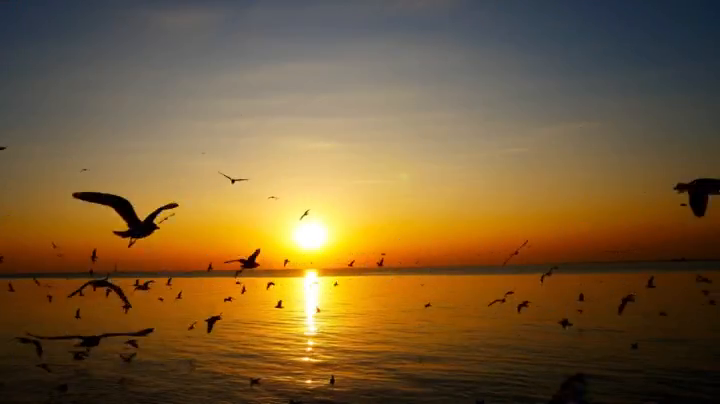
#> input picture frame 60 of input/seagull_compressed.mp4, 720 x 404 px
$ python vid2vid.py
#> lines starting #> are read from the running program, lines starting #| are printed output that depends on the picture
import cv2
import numpy as np
import timeit
from tqdm import tqdm
from PIL import Image,ImageDraw,ImageFont


def main(input_file,output_file,col_nums=150):
#> called with input_file = 'input/seagull_compressed.mp4', output_file = 'data/vid2vid_output.mp4', col_nums = 150
    CHAR_LIST = "$@B%8&WM#*oahkbdpqwmZO0QLCJUYXzcvunxrjft/\|()1{}[]?-_+~<>i!lI;:,\"^`'."
    font = ImageFont.truetype("font/arial-unicode.ttf",size=25)
    _,_,char_width, char_height = font.getbbox("A")
    cap = cv2.VideoCapture(input_file)
    fps = 10
    number_of_frames = int(cap.get(cv2.CAP_PROP_FRAME_COUNT))
    print("Number of frames: ", str(number_of_frames))
    pbar_total =number_of_frames
    pbar = tqdm(total=pbar_total, desc="Generating",ncols=100)
    success, image = cap.read()
#> image is the input picture: shape (404, 720, 3); mean B, G, R 53.5, 92.7, 120.6
    height,width,channels=image.shape
#> height = 404; width = 720; channels = 3
    cell_width=width/col_nums
#> cell_width = 4.8
    cell_height=2*cell_width
#> cell_height = 9.6
    row_nums=int(height/cell_height)
#> row_nums = 42
    out_width = char_width * col_nums
    out_height = char_height * row_nums
#> out_height = 1008
    while cap.isOpened():
        flag, frame = cap.read()
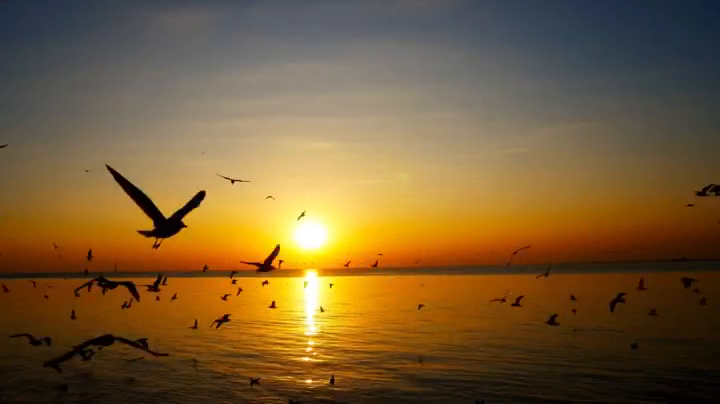
#> input picture frame 61 of input/seagull_compressed.mp4, 720 x 404 px
#> frame is the input picture: shape (404, 720, 3); mean B, G, R 53.3, 92.7, 120.5

        if flag:
            image = frame
        else:
            break

        out_image = Image.new("RGB", (out_width, out_height),)
#> out_image: PIL image 2550x1008 RGB; every value is 0
        draw = ImageDraw.Draw(out_image)

        for i in range(0,row_nums):
            for j in range(0,col_nums):
                sub_img=image[int(i*cell_height):int((i+1)*cell_height),int(j*cell_width):int((j+1)*cell_width)]
                avg_color=sub_img.mean(axis=0).mean(axis=0)
                avg_color=tuple(np.int32(avg_color))
                char = CHAR_LIST[int(np.mean(sub_img)/255*len(CHAR_LIST))-1]
                draw.text((j * char_width, i * char_height), char, fill=avg_color, font=font)

        out_image = np.array(out_image)
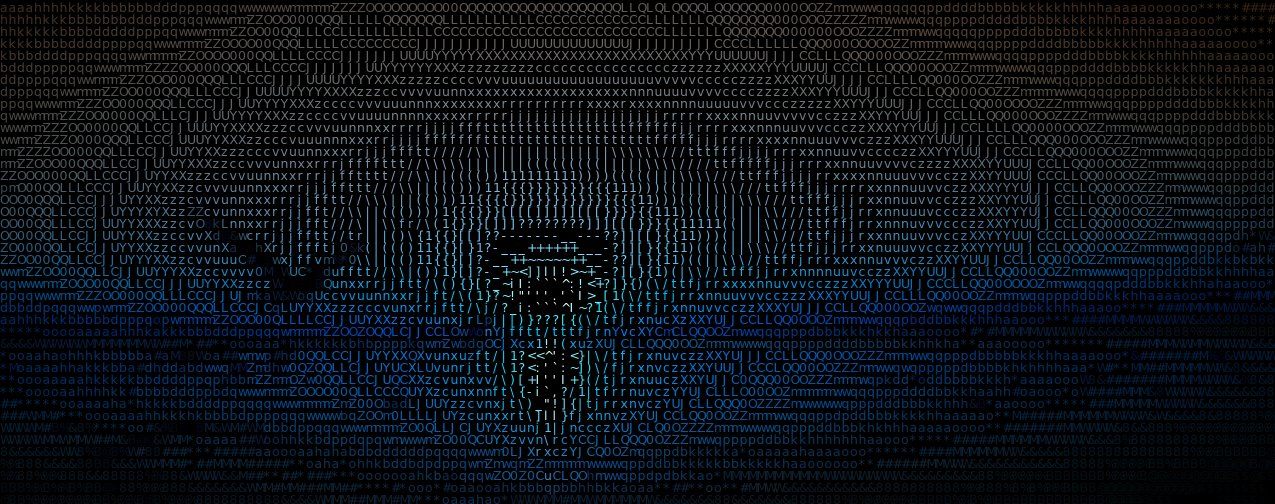
#> out_image: shape (1008, 2550, 3) (shown at 1/2 size); mean R, G, B 9.7, 17.1, 22.8
        try:
            out
        except:
            out = cv2.VideoWriter(output_file, cv2.VideoWriter_fourcc(*"mp4v"), fps,
                                  ((out_image.shape[1], out_image.shape[0])))

        out.write(out_image)
        pbar.update(1)
    pbar.close()
    cap.release()
    out.release()

if __name__ == '__main__':
    start = timeit.default_timer()
    input_file="input/seagull_compressed.mp4"
    output_file="data/vid2vid_output.mp4"
    main(input_file,output_file)
    end = timeit.default_timer()
    print(f"time{end-start}")

$ run again, starting later in the video
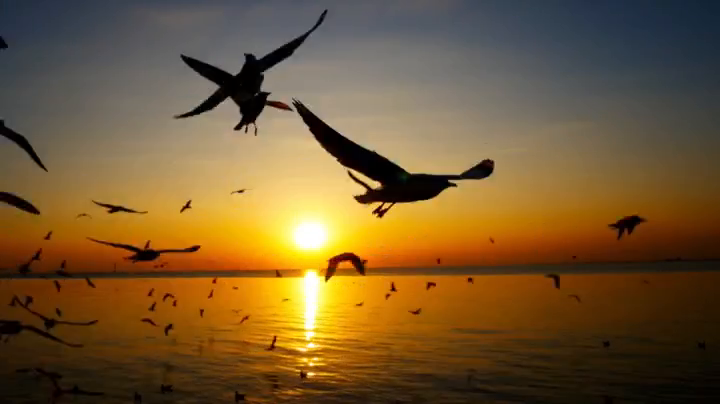
#> input picture frame 270 of input/seagull_compressed.mp4, 720 x 404 px
#> in main, image is the input picture: shape (404, 720, 3); mean B, G, R 49.6, 88.5, 116.4
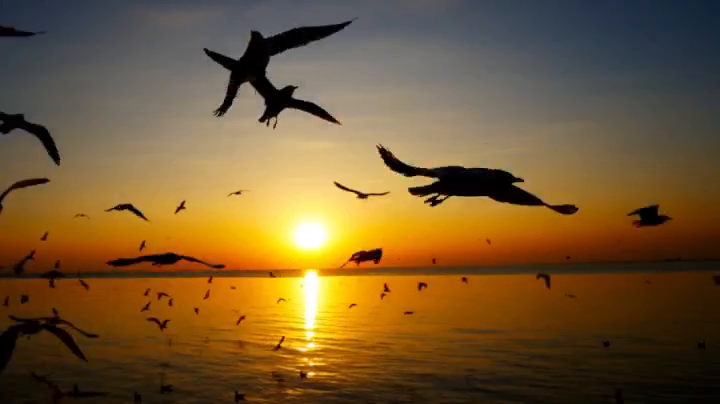
#> input picture frame 271 of input/seagull_compressed.mp4, 720 x 404 px
#> in main, frame is the input picture: shape (404, 720, 3); mean B, G, R 49.7, 88.9, 116.7
#> in main, `out_image = np.array(out_image)`:
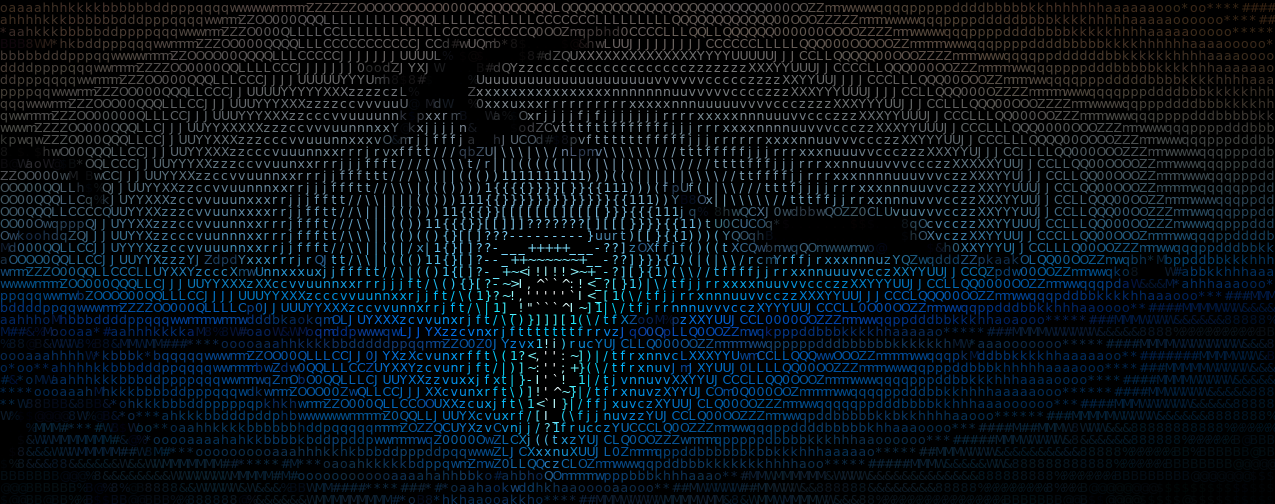
#> out_image: shape (1008, 2550, 3) (shown at 1/2 size); mean R, G, B 9.2, 16.6, 22.3

$ run again, starting later in the video
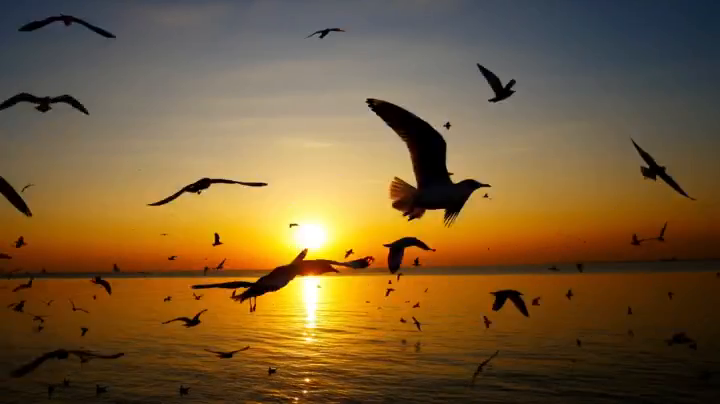
#> input picture frame 480 of input/seagull_compressed.mp4, 720 x 404 px
#> in main, image is the input picture: shape (404, 720, 3); mean B, G, R 53.3, 91.7, 119.4
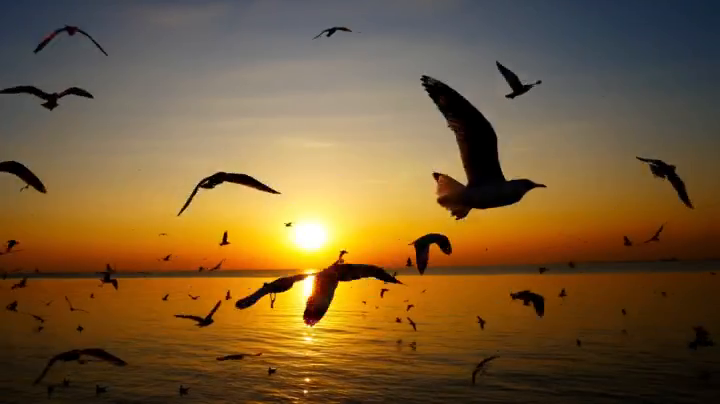
#> input picture frame 481 of input/seagull_compressed.mp4, 720 x 404 px
#> in main, frame is the input picture: shape (404, 720, 3); mean B, G, R 53.4, 91.4, 119.6
#> in main, `out_image = np.array(out_image)`:
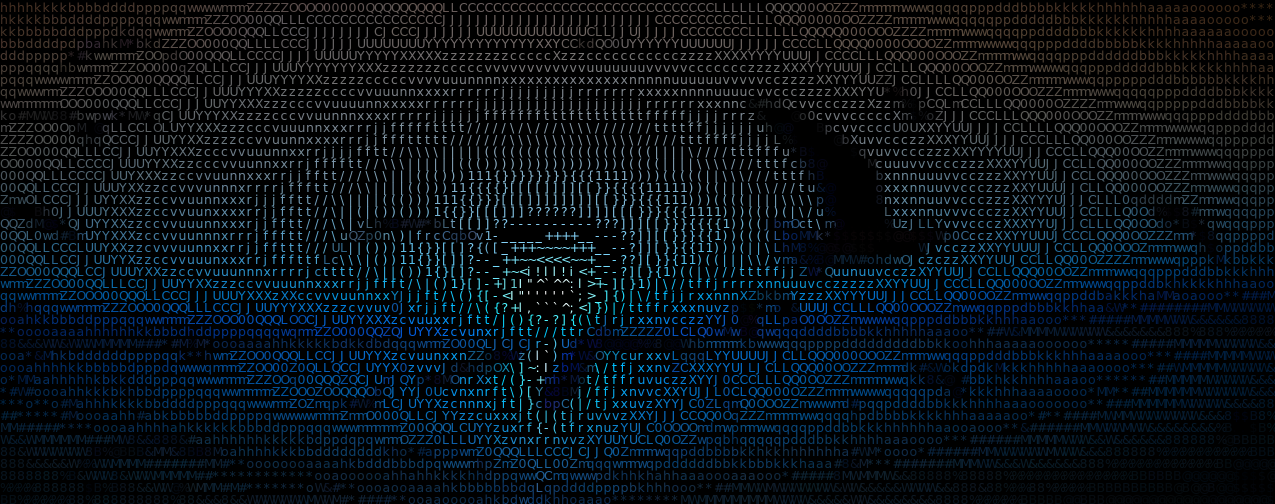
#> out_image: shape (1008, 2550, 3) (shown at 1/2 size); mean R, G, B 9.5, 16.7, 22.5
